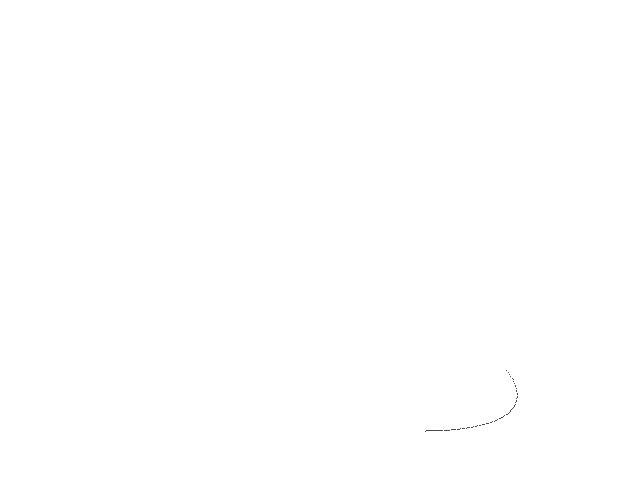
Frame 1 (no input)
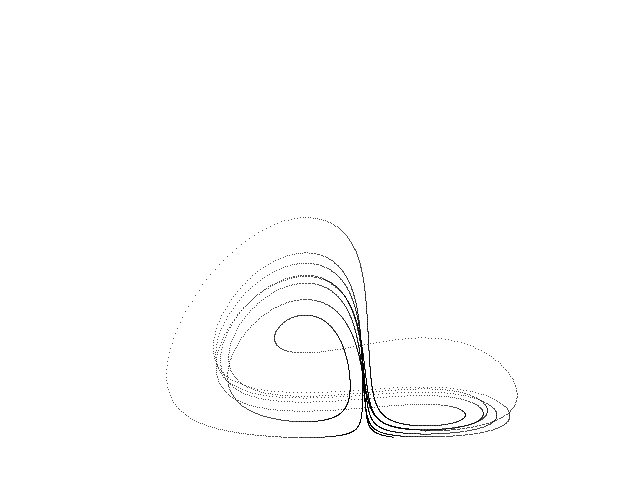
Frame 60 (the mouse pressed at the canvas centre just before this capture)
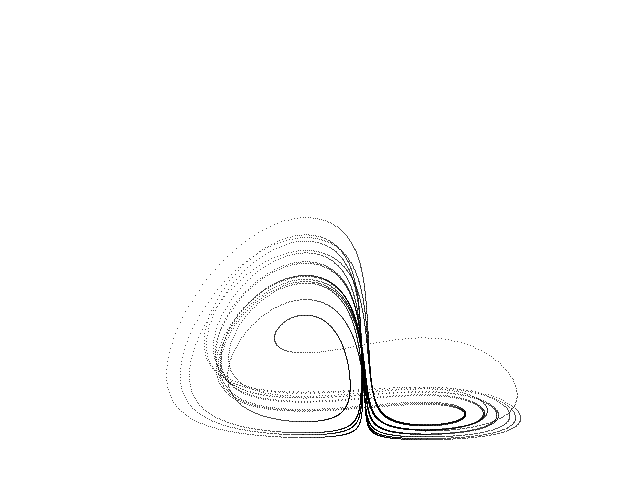
Frame 120 (the mouse held since frame 60 and released just before this capture)

The Processing sketch that drew these frames (run headless with seeded random() and noise(); from frame 60 on, the mouse is pressed at the canvas centre):

// Processing sketch: Bouali_2_A
// ── Bouali_2_A.pde
// Bouali type II A - chaotic attractor - based Lotka-Voltera oscillator //

  float x = 1.0;
  float y = 1.0;
  float z = 0.0;
  float dt = 0.005;
  float a = 4.0;
  float b = 1.0;
  float c = 1.4;
  float s = 2.8;
  float alpha = 1.0;
  float beta = 1.0;


void setup() {
  
  size(640, 480);
  background(255);
  
}

void draw() {
  
  for (int i=0; i<100; i++) {
    
    float nx = x;
    float ny = y;
    float nz = z;
    
    x = nx + dt * (nx * (a - ny) + alpha * nz);
    y = ny + dt * (-ny * (b - pow(nx, 2.0)));
    z = nz + dt * (-nx * (c - s * nz) - beta * nz); 
    
    point(365 + (60 * x), 450 + (19 * -y));
        
  }

}
 
